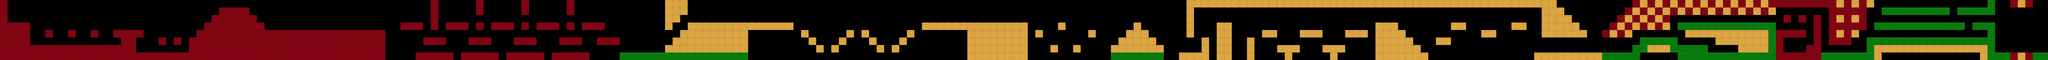

Tiled map render using the project's own tile images. Description and the map definition, with tile-layer contents summarised, below:
An orthogonal 271x8 tile map with 32x32 px tiles, 1 tile layer (ground) and 54 objects.

<map version="1.0" orientation="orthogonal" renderorder="right-down" width="271" height="8" tilewidth="32" tileheight="32">
 <tileset firstgid="1" name="blocks" tilewidth="32" tileheight="32">
  <image source="blocks.png" width="96" height="32" />
 </tileset>
 <layer name="ground" width="271" height="8">
  <data>[2168 cells, 826 non-empty, 3 distinct tile ids]</data>
 </layer>
 <objectgroup name="crystals">
  <object x="207" y="101" width="16" height="16" />
  <object x="302" y="102" width="16" height="16" />
  <object x="399" y="102" width="16" height="16" />
  <object x="542" y="85" width="16" height="16" />
  <object x="686" y="135" width="16" height="16" />
  <object x="752" y="135" width="16" height="16" />
  <object x="872.5" y="71" width="16" height="16" />
  <object x="908.5" y="39" width="16" height="16" />
  <object x="980" y="4.5" width="16" height="16" />
  <object x="1073" y="40" width="16" height="16" />
  <object x="1131.5" y="88.5" width="16" height="16" />
  <object x="1750" y="63" width="16" height="16" />
  <object x="1943" y="65" width="16" height="16" />
  <object x="2128" y="69" width="16" height="16" />
  <object x="2319" y="71" width="16" height="16" />
  <object x="2510" y="72" width="16" height="16" />
  <object x="3346" y="71" width="16" height="16" />
  <object x="2927" y="68" width="16" height="16" />
  <object x="3406" y="104" width="16" height="16" />
  <object x="3599" y="106" width="16" height="16" />
  <object x="3667" y="105" width="16" height="16" />
  <object x="3858" y="106" width="16" height="16" />
  <object x="4337" y="73" width="16" height="16" />
  <object x="5103" y="134" width="16" height="16" />
  <object x="5184" y="68" width="16" height="16" />
  <object x="5295" y="128" width="16" height="16" />
  <object x="5361" y="99" width="16" height="16" />
  <object x="5453" y="159" width="16" height="16" />
  <object x="5554" y="97" width="16" height="16" />
  <object x="5649" y="162" width="16" height="16" />
  <object x="5742" y="95" width="16" height="16" />
  <object x="6096" y="132" width="16" height="16" />
  <object x="6156" y="66" width="16" height="16" />
  <object x="6409" y="76" width="16" height="16" />
  <object x="6288" y="105" width="16" height="16" />
  <object x="4400.17" y="102.667" width="13.5" height="16" />
  <object x="4496.33" y="71.3333" width="14" height="14" />
  <object x="4624.5" y="102.333" width="14" height="15" />
  <object x="4807.5" y="58.1667" width="19.5" height="20.5" />
  <object x="6732" y="201" width="16.5" height="16.5" />
  <object x="7013.5" y="136" width="17.5" height="20" />
  <object x="7239.5" y="201" width="17" height="16.5" />
  <object x="7559.5" y="39" width="17.5" height="19.5" />
  <object x="7624" y="41.5" width="18.5" height="16.5" />
  <object x="7558" y="197" width="21" height="19.5" />
  <object x="8388" y="6.5" width="20" height="19" />
  <object x="8388.5" y="137.5" width="19.5" height="16" />
  <object x="8228" y="69.5" width="25.5" height="22" />
  <object x="8548" y="162" width="23" height="23" />
  <object x="5866.5" y="70" width="18.5" height="21" />
 </objectgroup>
 <objectgroup name="cannons">
  <object x="546.205" y="118">
   <ellipse />
  </object>
  <object x="1612.75" y="117">
   <ellipse />
  </object>
  <object x="2549.5" y="84">
   <ellipse />
  </object>
  <object x="3300.83" y="84.75">
   <ellipse />
  </object>
 </objectgroup>
</map>